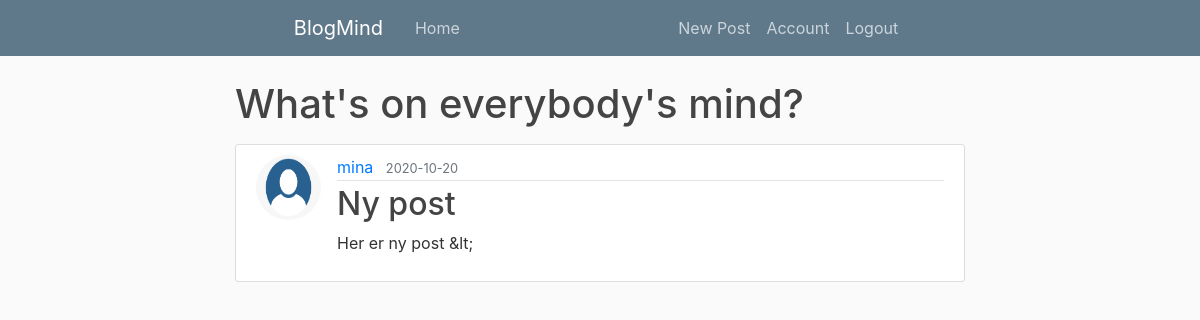
The app's page /post/1 (signed in) with its own data.
### photomind/models.py (models this page shows, shortened)
class User(db.Model, UserMixin):
    id = db.Column(db.Integer, primary_key=True)
    username = db.Column(db.String(20), unique=True, nullable=False)
    email = db.Column(db.String(120), unique=True, nullable=False)
    image_file = db.Column(db.String(20), nullable=False, default='default.jpg')
    password = db.Column(db.String(60), nullable=False)
    question = db.Column(db.Integer, nullable=False)
    answer = db.Column(db.String(30), nullable=False)
    posts = db.relationship('Post', backref='author', lazy=True)
    last_login_at = db.Column(db.DateTime)
    last_login_ip = db.Column(db.String(100))
    active = db.Column(db.Boolean)
    role = db.Column(db.String(10), nullable=False, default='user')

class Post(db.Model):
    id = db.Column(db.Integer, primary_key=True)
    title = db.Column(db.String(100), nullable=False)
    date_posted = db.Column(db.DateTime, nullable=False, default=datetime.utcnow)
    content = db.Column(db.Text, nullable=False)
    user_id = db.Column(db.Integer, db.ForeignKey('user.id'), nullable=False)

### photomind/posts/routes.py (the view)
@posts.route("/post/<int:post_id>")
@login_required
@nocache
def post(post_id):
    post = Post.query.get_or_404(post_id)
    return render_template('post.html', title=post.title, post=post)

### photomind/models.py (called while the page is built)
@login_manager.user_loader
def load_user(user_id):
    return User.query.get(int(user_id))

### photomind/nocache.py (called while the page is built)
def nocache(view):
    @wraps(view)
    def no_cache(*args, **kwargs):
        response = make_response(view(*args, **kwargs))
        response.headers['Last-Modified'] = datetime.now()
        response.headers['Cache-Control'] = 'no-store, no-cache, must-revalidate, post-check=0, pre-check=0, max-age=0'
        response.headers['Pragma'] = 'no-cache'
        response.headers['Expires'] = '-1'
        return response
    return update_wrapper(no_cache, view)

### photomind/templates/post.html (shortened to what this page needs)
{% extends "layout.html" %}
{% block content %}
  <h1 class="mb-3">What's on everybody's mind? </h1>
  <article class="media content-section">
    <img class="rounded-circle article-img" src="{{ url_for('static', filename='profile_pics/' + post.author.image_file) }}">
    <div class="media-body">
      <div class="article-metadata">
        <a class="mr-2" href="{{ url_for('users.user_posts', username=post.author.username) }}">{{ post.author.username }}</a>
        <small class="text-muted">{{ post.date_posted.strftime('%Y-%m-%d') }}</small>
      </div>
      <h2 class="article-title">{{ post.title }}</h2>
      <p class="article-content">{{ post.content }}</p>
    </div>
  </article>
{% endblock content %}

### photomind/static/main.css (style rules this page uses)
body { background: #fafafa; color: #333333; margin-top: 5rem; }
h1, h2, h3, h4, h5, h6 { color: #444444; }
.content-section { background: #ffffff; padding: 10px 20px; border: 1px solid #dddddd; border-radius: 3px; margin-bottom: 20px; }
.article-title { color: #444444; }
.article-content { white-space: pre-line; }
.article-img { height: 65px; width: 65px; margin-right: 16px; }
.article-metadata { padding-bottom: 1px; margin-bottom: 4px; border-bottom: 1px solid #e3e3e3 }

### records on screen
User: image_file (placeholder picture), author.username "mina"
Post: date_posted "2020-10-20", title "Ny post", content "Her er ny post &lt;"
